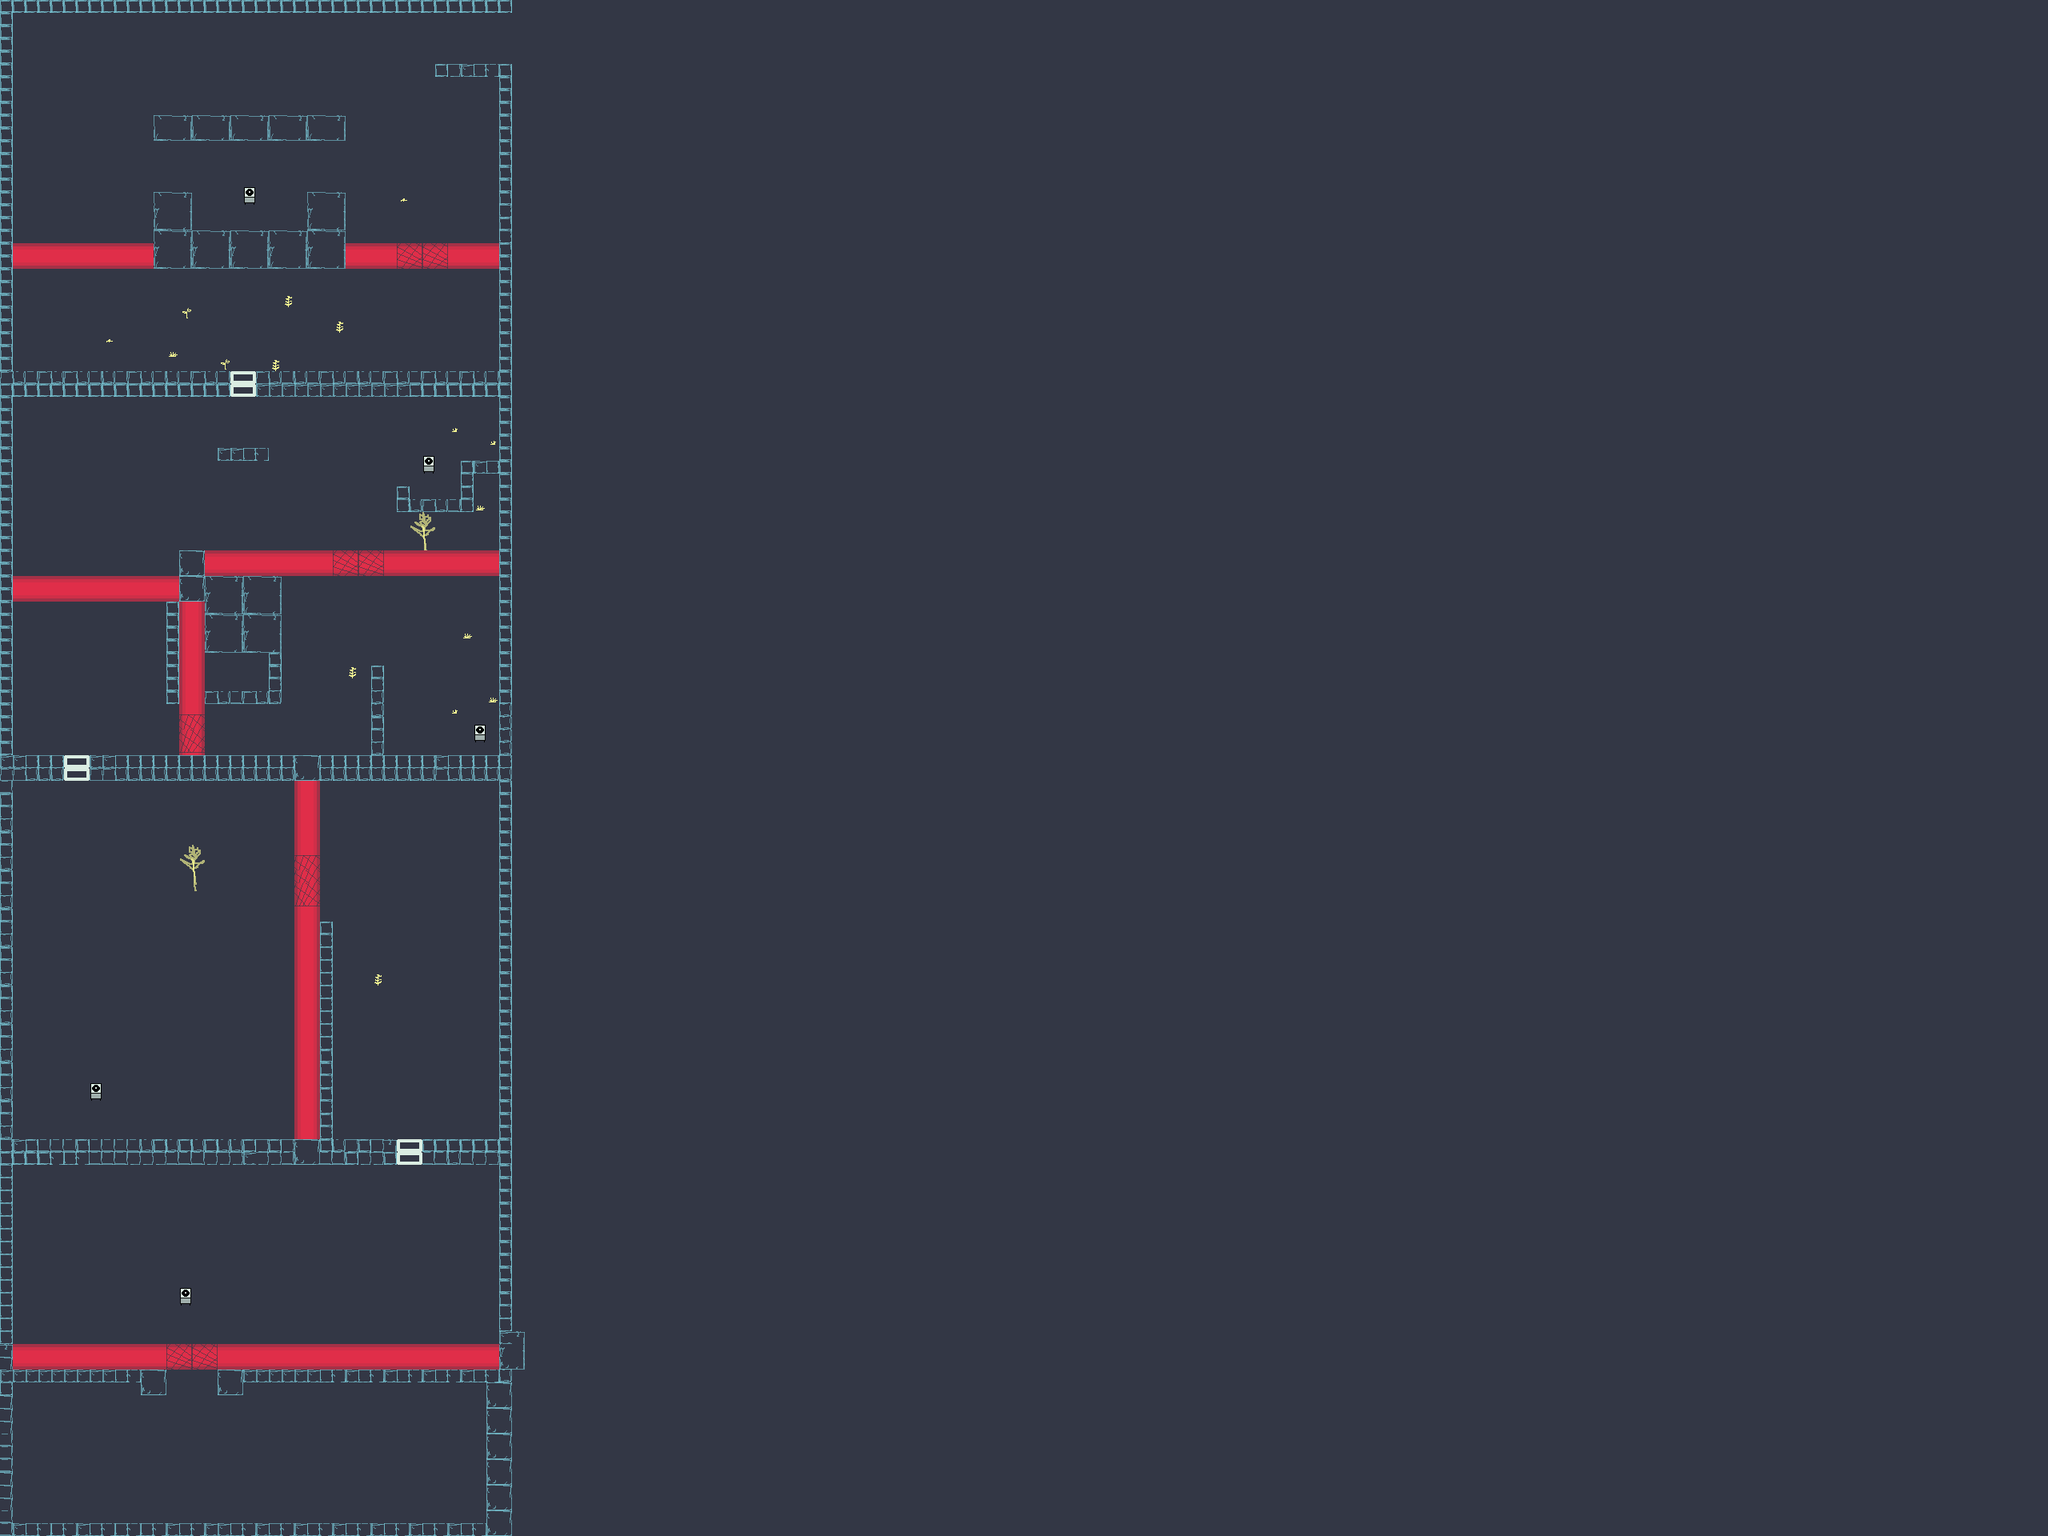

This is a level from a 2D game, rendered from its Tiled map with the project's own tilesets. A one-line summary and the map file follow, with tile-layer data summarised:
An orthogonal 160x120 tile map with 16x16 px tiles, 2 tile layers (background, forground) and 26 objects (12x killer, 3x platform, player_start, switcher1, switcher2, ...).

<map version="1.0" orientation="orthogonal" width="160" height="120" tilewidth="16" tileheight="16">
 <tileset firstgid="1" name="tileset1" tilewidth="16" tileheight="16">
  <image source="tileset1.png" trans="ffffff" width="256" height="512" />
 </tileset>
 <layer name="background" width="160" height="120">
  <properties>
   <property name="nocollide" value="true" />
   <property name="tileset" value="tileset1" />
  </properties>
  <data>[19200 cells, 19200 non-empty, 61 distinct tile ids]</data>
 </layer>
 <layer name="forground" width="160" height="120">
  <properties>
   <property name="tileset" value="tileset1" />
  </properties>
  <data>[19200 cells, 781 non-empty, 23 distinct tile ids]</data>
 </layer>
 <objectgroup name="player_start" width="160" height="120">
  <object name="p1_start" type="player_start" x="208" y="1840" width="48" height="48" />
 </objectgroup>
 <objectgroup name="switch" width="160" height="120">
  <object name="switch1" type="switcher1" x="224" y="1600" width="16" height="32" />
  <object name="switch2" type="switcher2" x="112" y="1344" width="16" height="32" />
  <object name="switch3" type="switcher3" x="592" y="896" width="16" height="32" />
  <object name="switch5" type="switcher5" x="304" y="224" width="16" height="32" />
  <object name="switch4" type="switcher4" x="528" y="560" width="16" height="32" />
 </objectgroup>
 <objectgroup name="killer" width="160" height="120">
  <object name="killer1" type="killer" x="272" y="1680" width="352" height="32" />
  <object name="killer2" type="killer" x="0" y="1680" width="208" height="32" />
  <object name="killer3" type="killer" x="368" y="1152" width="32" height="272" />
  <object name="killer4" type="killer" x="368" y="976" width="32" height="80" />
  <object name="killer5" type="killer" x="224" y="752" width="32" height="128" />
  <object name="killer6" type="killer" x="16" y="720" width="208" height="32" />
  <object name="killer7" type="killer" x="256" y="688" width="160" height="32" />
  <object name="killer8" type="killer" x="480" y="688" width="144" height="32" />
  <object name="killerend" type="killer" x="640" y="0" width="16" height="80" />
  <object name="killer9" type="killer" x="16" y="304" width="176" height="32" />
  <object name="killer10" type="killer" x="432" y="304" width="64" height="32" />
  <object name="killer11" type="killer" x="560" y="304" width="64" height="32" />
 </objectgroup>
 <objectgroup name="platforms" width="160" height="120">
  <object name="platform1" type="platform" x="496" y="1440" width="32" height="16">
   <properties>
    <property name="platformType" value="oneway" />
   </properties>
  </object>
  <object name="platform2" type="platform" x="80" y="960" width="32" height="16">
   <properties>
    <property name="platformType" value="oneway" />
   </properties>
  </object>
  <object name="platform3" type="platform" x="288" y="480" width="32" height="16">
   <properties>
    <property name="platformType" value="oneway" />
   </properties>
  </object>
 </objectgroup>
 <objectgroup name="killerdoor" width="160" height="120">
  <object name="killerdoor1" type="killerdoor1" x="208" y="1680" width="64" height="32" />
  <object name="killerdoor2" type="killerdoor2" x="368" y="1072" width="32" height="80" />
  <object name="killerdoor3" type="killerdoor3" x="224" y="880" width="32" height="64" />
  <object name="killerdoor4" type="killerdoor4" x="416" y="688" width="64" height="32" />
  <object name="killerdoor5" type="killerdoor5" x="496" y="304" width="64" height="32" />
 </objectgroup>
</map>
